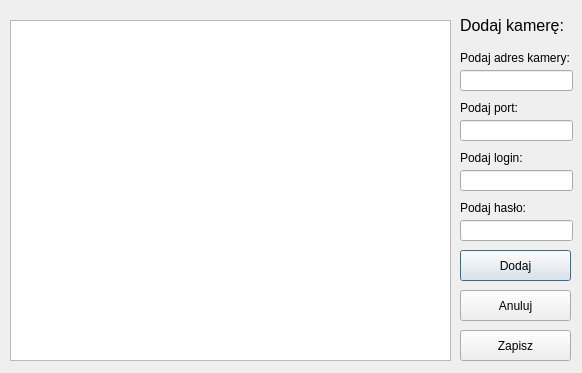
<?xml version="1.0" encoding="UTF-8"?>
<ui version="4.0">
 <class>camConfig</class>
 <widget class="QDialog" name="camConfig">
  <property name="geometry">
   <rect>
    <x>0</x>
    <y>0</y>
    <width>582</width>
    <height>373</height>
   </rect>
  </property>
  <property name="windowTitle">
   <string>Dialog</string>
  </property>
  <widget class="QLineEdit" name="addresEdit">
   <property name="geometry">
    <rect>
     <x>460</x>
     <y>70</y>
     <width>113</width>
     <height>21</height>
    </rect>
   </property>
  </widget>
  <widget class="QLabel" name="window_info">
   <property name="geometry">
    <rect>
     <x>460</x>
     <y>10</y>
     <width>111</width>
     <height>31</height>
    </rect>
   </property>
   <property name="font">
    <font>
     <pointsize>12</pointsize>
     <weight>50</weight>
     <italic>false</italic>
     <bold>false</bold>
    </font>
   </property>
   <property name="text">
    <string>Dodaj kamerę:</string>
   </property>
  </widget>
  <widget class="QLabel" name="adres">
   <property name="geometry">
    <rect>
     <x>460</x>
     <y>50</y>
     <width>111</width>
     <height>16</height>
    </rect>
   </property>
   <property name="text">
    <string>Podaj adres kamery:</string>
   </property>
  </widget>
  <widget class="QLabel" name="adres_2">
   <property name="geometry">
    <rect>
     <x>460</x>
     <y>150</y>
     <width>111</width>
     <height>16</height>
    </rect>
   </property>
   <property name="text">
    <string>Podaj login:</string>
   </property>
  </widget>
  <widget class="QLineEdit" name="loginEdit">
   <property name="geometry">
    <rect>
     <x>460</x>
     <y>170</y>
     <width>113</width>
     <height>21</height>
    </rect>
   </property>
  </widget>
  <widget class="QLineEdit" name="passEdit">
   <property name="geometry">
    <rect>
     <x>460</x>
     <y>220</y>
     <width>113</width>
     <height>21</height>
    </rect>
   </property>
  </widget>
  <widget class="QLabel" name="adres_3">
   <property name="geometry">
    <rect>
     <x>460</x>
     <y>200</y>
     <width>111</width>
     <height>16</height>
    </rect>
   </property>
   <property name="text">
    <string>Podaj hasło:</string>
   </property>
  </widget>
  <widget class="QPushButton" name="pushButton">
   <property name="geometry">
    <rect>
     <x>460</x>
     <y>250</y>
     <width>111</width>
     <height>31</height>
    </rect>
   </property>
   <property name="text">
    <string>Dodaj</string>
   </property>
  </widget>
  <widget class="QPushButton" name="cancel">
   <property name="geometry">
    <rect>
     <x>460</x>
     <y>290</y>
     <width>111</width>
     <height>31</height>
    </rect>
   </property>
   <property name="text">
    <string>Anuluj</string>
   </property>
  </widget>
  <widget class="QLabel" name="adres_4">
   <property name="geometry">
    <rect>
     <x>460</x>
     <y>100</y>
     <width>111</width>
     <height>16</height>
    </rect>
   </property>
   <property name="text">
    <string>Podaj port:</string>
   </property>
  </widget>
  <widget class="QLineEdit" name="portEdit">
   <property name="geometry">
    <rect>
     <x>460</x>
     <y>120</y>
     <width>113</width>
     <height>21</height>
    </rect>
   </property>
  </widget>
  <widget class="QPushButton" name="saveB">
   <property name="geometry">
    <rect>
     <x>460</x>
     <y>330</y>
     <width>111</width>
     <height>31</height>
    </rect>
   </property>
   <property name="text">
    <string>Zapisz</string>
   </property>
  </widget>
  <widget class="QTextEdit" name="textEdit">
   <property name="geometry">
    <rect>
     <x>10</x>
     <y>20</y>
     <width>441</width>
     <height>341</height>
    </rect>
   </property>
  </widget>
 </widget>
 <resources/>
 <connections/>
</ui>
